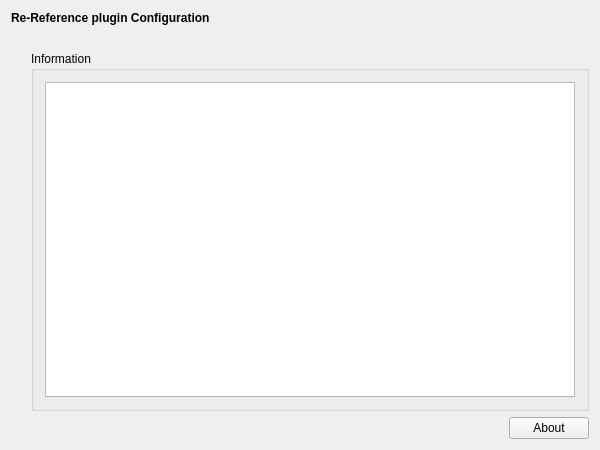
<?xml version="1.0" encoding="UTF-8"?>
<ui version="4.0">
 <class>ReRefSetupWidgetClass</class>
 <widget class="QWidget" name="ReRefSetupWidgetClass">
  <property name="geometry">
   <rect>
    <x>0</x>
    <y>0</y>
    <width>600</width>
    <height>450</height>
   </rect>
  </property>
  <property name="windowTitle">
   <string>DummySetupWidget</string>
  </property>
  <layout class="QVBoxLayout" name="verticalLayout">
   <item>
    <widget class="QLabel" name="m_qLabel_Headline">
     <property name="font">
      <font>
       <weight>75</weight>
       <bold>true</bold>
      </font>
     </property>
     <property name="text">
      <string>Re-Reference plugin Configuration</string>
     </property>
    </widget>
   </item>
   <item>
    <spacer name="m_qVerticalSpacer_Headline">
     <property name="orientation">
      <enum>Qt::Vertical</enum>
     </property>
     <property name="sizeType">
      <enum>QSizePolicy::Fixed</enum>
     </property>
     <property name="sizeHint" stdset="0">
      <size>
       <width>20</width>
       <height>20</height>
      </size>
     </property>
    </spacer>
   </item>
   <item>
    <layout class="QGridLayout" name="m_qGridLayout_main">
     <item row="0" column="1" rowspan="2" colspan="2">
      <widget class="QGroupBox" name="m_qGroupBox_Information">
       <property name="title">
        <string>Information</string>
       </property>
       <layout class="QGridLayout" name="m_qGridLayout_Information">
        <item row="0" column="0">
         <widget class="QTextBrowser" name="m_qTextBrowser_Information"/>
        </item>
       </layout>
      </widget>
     </item>
     <item row="2" column="1">
      <spacer name="m_qHorizontalSpacer_About">
       <property name="orientation">
        <enum>Qt::Horizontal</enum>
       </property>
       <property name="sizeHint" stdset="0">
        <size>
         <width>40</width>
         <height>20</height>
        </size>
       </property>
      </spacer>
     </item>
     <item row="1" column="0">
      <spacer name="m_qVerticalSpacer_LeftRow">
       <property name="orientation">
        <enum>Qt::Vertical</enum>
       </property>
       <property name="sizeHint" stdset="0">
        <size>
         <width>20</width>
         <height>40</height>
        </size>
       </property>
      </spacer>
     </item>
     <item row="2" column="2">
      <widget class="QPushButton" name="m_qPushButton_About">
       <property name="text">
        <string>About</string>
       </property>
      </widget>
     </item>
    </layout>
   </item>
  </layout>
 </widget>
 <layoutdefault spacing="6" margin="11"/>
 <resources/>
 <connections/>
</ui>
